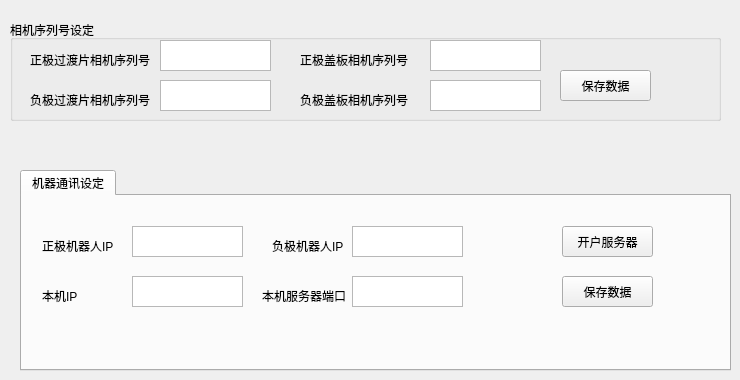
    <widget class="QWidget" name="tCamPara">
     <attribute name="title">
      <string>系统设置</string>
     </attribute>
     <widget class="QGroupBox" name="groupBox">
      <property name="geometry">
       <rect>
        <x>10</x>
        <y>20</y>
        <width>711</width>
        <height>101</height>
       </rect>
      </property>
      <property name="title">
       <string>相机序列号设定</string>
      </property>
      <widget class="QLabel" name="label_41">
       <property name="geometry">
        <rect>
         <x>20</x>
         <y>30</y>
         <width>121</width>
         <height>20</height>
        </rect>
       </property>
       <property name="text">
        <string>正极过渡片相机序列号</string>
       </property>
      </widget>
      <widget class="QTextEdit" name="tPsheetSn">
       <property name="enabled">
        <bool>true</bool>
       </property>
       <property name="geometry">
        <rect>
         <x>150</x>
         <y>20</y>
         <width>111</width>
         <height>31</height>
        </rect>
       </property>
       <property name="readOnly">
        <bool>false</bool>
       </property>
      </widget>
      <widget class="QTextEdit" name="tNsheetSn">
       <property name="enabled">
        <bool>true</bool>
       </property>
       <property name="geometry">
        <rect>
         <x>150</x>
         <y>60</y>
         <width>111</width>
         <height>31</height>
        </rect>
       </property>
       <property name="readOnly">
        <bool>false</bool>
       </property>
      </widget>
      <widget class="QLabel" name="label_42">
       <property name="geometry">
        <rect>
         <x>20</x>
         <y>70</y>
         <width>121</width>
         <height>20</height>
        </rect>
       </property>
       <property name="text">
        <string>负极过渡片相机序列号</string>
       </property>
      </widget>
      <widget class="QLabel" name="label_43">
       <property name="geometry">
        <rect>
         <x>290</x>
         <y>30</y>
         <width>121</width>
         <height>20</height>
        </rect>
       </property>
       <property name="text">
        <string>正极盖板相机序列号</string>
       </property>
      </widget>
      <widget class="QLabel" name="label_44">
       <property name="geometry">
        <rect>
         <x>290</x>
         <y>70</y>
         <width>121</width>
         <height>20</height>
        </rect>
       </property>
       <property name="text">
        <string>负极盖板相机序列号</string>
       </property>
      </widget>
      <widget class="QTextEdit" name="tNplateSn">
       <property name="enabled">
        <bool>true</bool>
       </property>
       <property name="geometry">
        <rect>
         <x>420</x>
         <y>60</y>
         <width>111</width>
         <height>31</height>
        </rect>
       </property>
       <property name="readOnly">
        <bool>false</bool>
       </property>
      </widget>
      <widget class="QTextEdit" name="tPplateSn">
       <property name="enabled">
        <bool>true</bool>
       </property>
       <property name="geometry">
        <rect>
         <x>420</x>
         <y>20</y>
         <width>111</width>
         <height>31</height>
        </rect>
       </property>
       <property name="readOnly">
        <bool>false</bool>
       </property>
      </widget>
      <widget class="QPushButton" name="bSnSave">
       <property name="geometry">
        <rect>
         <x>550</x>
         <y>50</y>
         <width>91</width>
         <height>31</height>
        </rect>
       </property>
       <property name="text">
        <string>保存数据</string>
       </property>
      </widget>
     </widget>
     <widget class="QTabWidget" name="tabWidget_2">
      <property name="geometry">
       <rect>
        <x>20</x>
        <y>170</y>
        <width>711</width>
        <height>201</height>
       </rect>
      </property>
      <property name="currentIndex">
       <number>0</number>
      </property>
      <widget class="QWidget" name="tab">
       <attribute name="title">
        <string>机器通讯设定</string>
       </attribute>
       <widget class="QTextEdit" name="tTCPport">
        <property name="enabled">
         <bool>true</bool>
        </property>
        <property name="geometry">
         <rect>
          <x>330</x>
          <y>80</y>
          <width>111</width>
          <height>31</height>
         </rect>
        </property>
        <property name="readOnly">
         <bool>false</bool>
        </property>
       </widget>
       <widget class="QTextEdit" name="tPip">
        <property name="enabled">
         <bool>true</bool>
        </property>
        <property name="geometry">
         <rect>
          <x>110</x>
          <y>30</y>
          <width>111</width>
          <height>31</height>
         </rect>
        </property>
        <property name="readOnly">
         <bool>false</bool>
        </property>
       </widget>
       <widget class="QLabel" name="label_46">
        <property name="geometry">
         <rect>
          <x>250</x>
          <y>40</y>
          <width>81</width>
          <height>20</height>
         </rect>
        </property>
        <property name="text">
         <string>负极机器人IP</string>
        </property>
       </widget>
       <widget class="QLabel" name="label_47">
        <property name="geometry">
         <rect>
          <x>240</x>
          <y>90</y>
          <width>111</width>
          <height>20</height>
         </rect>
        </property>
        <property name="text">
         <string>本机服务器端口</string>
        </property>
       </widget>
       <widget class="QTextEdit" name="tNip">
        <property name="enabled">
         <bool>true</bool>
        </property>
        <property name="geometry">
         <rect>
          <x>330</x>
          <y>30</y>
          <width>111</width>
          <height>31</height>
         </rect>
        </property>
        <property name="readOnly">
         <bool>false</bool>
        </property>
       </widget>
       <widget class="QLabel" name="label_48">
        <property name="geometry">
         <rect>
          <x>20</x>
          <y>90</y>
          <width>81</width>
          <height>20</height>
         </rect>
        </property>
        <property name="text">
         <string>本机IP</string>
        </property>
       </widget>
       <widget class="QTextEdit" name="tIP">
        <property name="enabled">
         <bool>true</bool>
        </property>
        <property name="geometry">
         <rect>
          <x>110</x>
          <y>80</y>
          <width>111</width>
          <height>31</height>
         </rect>
        </property>
        <property name="readOnly">
         <bool>false</bool>
        </property>
       </widget>
       <widget class="QLabel" name="label_45">
        <property name="geometry">
         <rect>
          <x>20</x>
          <y>40</y>
          <width>81</width>
          <height>20</height>
         </rect>
        </property>
        <property name="text">
         <string>正极机器人IP</string>
        </property>
       </widget>
       <widget class="QPushButton" name="bSnSave_2">
        <property name="geometry">
         <rect>
          <x>540</x>
          <y>80</y>
          <width>91</width>
          <height>31</height>
         </rect>
        </property>
        <property name="text">
         <string>保存数据</string>
        </property>
       </widget>
       <widget class="QPushButton" name="bTCPini">
        <property name="geometry">
         <rect>
          <x>540</x>
          <y>30</y>
          <width>91</width>
          <height>31</height>
         </rect>
        </property>
        <property name="text">
         <string>开户服务器</string>
        </property>
       </widget>
      </widget>
     </widget>
    </widget>
